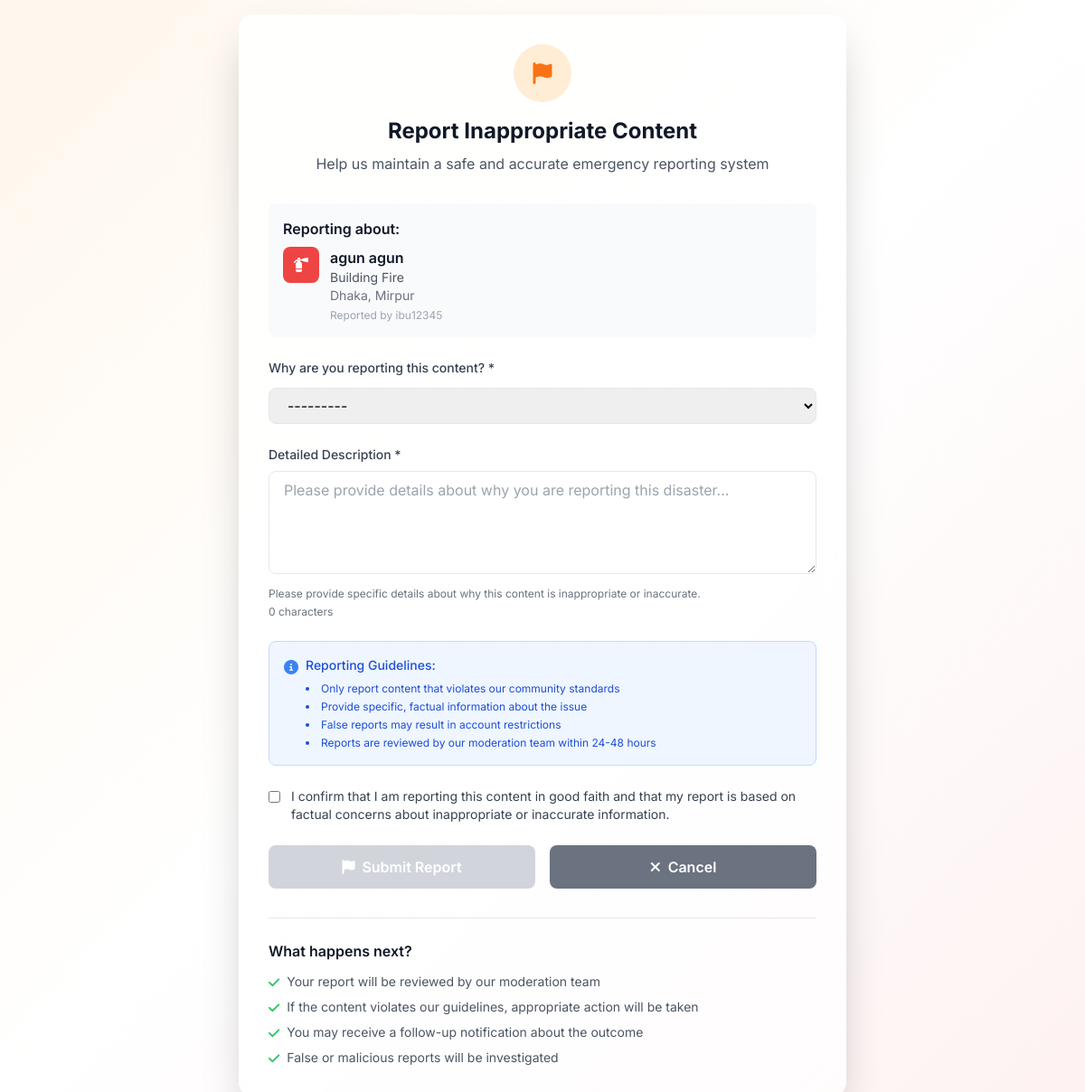
Page /disasters/9/report/ (signed in) on the committed database.
### disasters/models.py (models this page shows, shortened)
class Disaster(models.Model):
    DISASTER_TYPE_CHOICES = [
        ('earthquake', 'Earthquake'),
        ('flood', 'Flood'),
        ('cyclone_storm', 'Cyclone/Storm'),
        ('wildfire', 'Fire (Wildfire)'),
        ('landslide', 'Landslide'),
        ('drought', 'Drought'),
        ('tsunami', 'Tsunami'),
        ('natural_other', 'Natural - Others'),
        ('building_fire', 'Building Fire'),
        ('industrial_accident', 'Industrial Accident'),
        ('chemical_spill', 'Chemical Spill'),
        ('transportation_accident', 'Transportation Accident'),
        ('bomb_threat', 'Bomb Threat/Explosion'),
        ('gas_leak', 'Gas Leak'),
        ('structural_collapse', 'Structural Collapse'),
        ('manmade_other', 'Man-Made - Others'),
    ]
    CATEGORY_CHOICES = [
        ('natural', 'Natural Disaster'),
        ('manmade', 'Man-Made Disaster'),
    ]
    SEVERITY_CHOICES = [
        ('critical', 'Critical'),
        ('high', 'High'),
        ('medium', 'Medium'),
        ('low', 'Low'),
    ]
    STATUS_CHOICES = [
        ('draft', 'Draft'),
        ('pending', 'Pending Review'),
        ('approved', 'Approved'),
        ('rejected', 'Rejected'),
        ('resolved', 'Resolved'),
        ('cancelled', 'Cancelled'),
    ]
    title = models.CharField(max_length=200)
    disaster_type = models.CharField(max_length=30, choices=DISASTER_TYPE_CHOICES)
    category = models.CharField(max_length=10, choices=CATEGORY_CHOICES)
    severity = models.CharField(max_length=10, choices=SEVERITY_CHOICES)
    description = models.TextField(
        max_length=50,  # Add max_length constraint
        help_text="Maximum 50 characters required"  # Update help text
    )
    city = models.CharField(max_length=100)
    area_sector = models.CharField(max_length=100)
    specific_address = models.TextField(blank=True, help_text="Optional specific address")
    landmarks = models.CharField(max_length=200, blank=True, help_text="Nearby landmarks")
    incident_datetime = models.DateTimeField(help_text="When the disaster actually occurred")
    created_at = models.DateTimeField(auto_now_add=True)
    updated_at = models.DateTimeField(auto_now=True)
    reporter = models.ForeignKey(User, on_delete=models.CASCADE, related_name='reported_disasters')
    emergency_contact = models.CharField(max_length=15, blank=True, help_text="Emergency contact on scene")
    status = models.CharField(max_length=15, choices=STATUS_CHOICES, default='draft')
    approved_by = models.ForeignKey(User, on_delete=models.SET_NULL, null=True, blank=True,
                                    related_name='approved_disasters')
    approved_at = models.DateTimeField(null=True, blank=True)
    rejection_reason = models.TextField(blank=True)
    resolved_at = models.DateTimeField(null=True, blank=True)
    resolution_notes = models.TextField(blank=True)
    view_count = models.PositiveIntegerField(default=0)
    is_active = models.BooleanField(default=True)
    class Meta:
        ordering = ['-created_at']
        indexes = [
            models.Index(fields=['status', 'city', 'area_sector']),
            models.Index(fields=['disaster_type', 'severity']),
            models.Index(fields=['created_at']),
        ]
    def get_disaster_icon(self):
        icons = {
            'earthquake': 'fas fa-mountain',
            'flood': 'fas fa-water',
            'cyclone_storm': 'fas fa-wind',
            'wildfire': 'fas fa-fire',
            'landslide': 'fas fa-mountain',
            'drought': 'fas fa-sun',
            'tsunami': 'fas fa-water',
            'building_fire': 'fas fa-fire-extinguisher',
            'industrial_accident': 'fas fa-industry',
            'chemical_spill': 'fas fa-vial',
            'transportation_accident': 'fas fa-car-crash',
            'bomb_threat': 'fas fa-bomb',
            'gas_leak': 'fas fa-gas-pump',
            'structural_collapse': 'fas fa-building',
        }
        return icons.get(self.disaster_type, 'fas fa-exclamation-triangle')

### accounts/models.py (models this page shows, shortened)
class User(AbstractUser):
    USER_TYPES = (
        ('citizen', 'Citizen'),
        ('service_provider', 'Service Provider'),
    )
    user_type = models.CharField(
        max_length=20, choices=USER_TYPES, default='citizen')
    phone_number = models.CharField(max_length=15, unique=True)

### disasters/views.py (the view)
# urls.py: path('<int:disaster_id>/report/', views.report_disaster, name='report_disaster'),
@login_required
def report_disaster(request, disaster_id):
    disaster = get_object_or_404(Disaster, id=disaster_id)
    existing_report = DisasterReport.objects.filter(
        disaster=disaster,
        reported_by=request.user
    ).first()
    if existing_report:
        messages.warning(request, 'You have already reported this disaster.')
        return redirect('disasters:disaster_detail', disaster_id=disaster.id)
    if request.method == 'POST':
        form = DisasterReportForm(request.POST)
        if form.is_valid():
            report = form.save(commit=False)
            report.disaster = disaster
            report.reported_by = request.user
            report.save()
            messages.success(request, 'Report submitted successfully. We will review it shortly.')
            return redirect('disasters:disaster_detail', disaster_id=disaster.id)
    else:
        form = DisasterReportForm()
    context = {
        'disaster': disaster,
        'form': form,
    }
    return render(request, 'disasters/report_disaster.html', context)

### disasters/forms.py (shortened to what this page needs)
class DisasterReportForm(forms.ModelForm):
    class Meta:
        model = DisasterReport
        fields = ['reason', 'description']
        widgets = {
            'reason': forms.Select(attrs={
                'class': 'w-full px-4 py-2 border border-gray-200 rounded-lg focus:ring-2 focus:ring-red-500 focus:border-transparent'
            }),
            'description': forms.Textarea(attrs={
                'class': 'w-full px-4 py-2 border border-gray-200 rounded-lg focus:ring-2 focus:ring-red-500 focus:border-transparent',
                'rows': 4,
                'placeholder': 'Please provide details about why you are reporting this disaster...'
            })
        }

### templates/disasters/report_disaster.html (shortened to what this page needs)
{% load disasters_tags %}
<!DOCTYPE html>
<html lang="en">
<head>
    <script src="https://cdn.tailwindcss.com"></script>
    <link rel="stylesheet" href="https://cdnjs.cloudflare.com/ajax/libs/font-awesome/6.4.0/css/all.min.css">
</head>
<body class="min-h-screen bg-gradient-to-br from-orange-50 via-white to-red-50">
    <div class="min-h-screen flex items-center justify-center p-4">
        <div class="report-section max-w-2xl w-full rounded-2xl p-8 shadow-2xl">
            <div class="text-center mb-8">
                <div class="w-16 h-16 mx-auto mb-4 bg-orange-100 rounded-full flex items-center justify-center">
                    <i class="fas fa-flag text-2xl text-orange-500"></i>
                </div>
                <h2 class="text-2xl font-bold text-gray-900 mb-2">Report Inappropriate Content</h2>
                <p class="text-gray-600">Help us maintain a safe and accurate emergency reporting system</p>
            </div>
            <div class="bg-gray-50 rounded-lg p-4 mb-6">
                <h3 class="font-semibold text-gray-900 mb-2">Reporting about:</h3>
                <div class="flex items-start space-x-3">
                    <div class="w-10 h-10 bg-red-500 rounded-lg flex items-center justify-center text-white flex-shrink-0">
                        <i class="{{ disaster.get_disaster_icon }}"></i>
                    </div>
                    <div class="flex-1 min-w-0">
                        <h4 class="font-semibold text-gray-900 truncate">{{ disaster.title }}</h4>
                        <p class="text-sm text-gray-600">{{ disaster.get_disaster_type_display }}</p>
                        <p class="text-sm text-gray-500">{{ disaster.city }}, {{ disaster.area_sector }}</p>
                        <p class="text-xs text-gray-400 mt-1">Reported by {{ disaster.reporter.get_full_name|default:disaster.reporter.username }}</p>
                    </div>
                </div>
            </div>
            <form method="post" id="reportForm">
                <div class="mb-6">
                    <label class="block text-sm font-medium text-gray-700 mb-3">Why are you reporting this content? *</label>
                    {{ form.reason }}
                </div>
                <div class="mb-6">
                    <label class="block text-sm font-medium text-gray-700 mb-2">Detailed Description *</label>
                    {{ form.description }}
                    <p class="text-xs text-gray-500 mt-2">Please provide specific details about why this content is inappropriate or inaccurate.</p>
                </div>
                <div class="bg-blue-50 border border-blue-200 rounded-lg p-4 mb-6">
                    <div class="flex items-start space-x-2">
                        <i class="fas fa-info-circle text-blue-500 mt-1 flex-shrink-0"></i>
                        <div class="text-sm text-blue-700">
                            <p class="font-medium mb-2">Reporting Guidelines:</p>
                            <ul class="list-disc list-inside space-y-1 text-xs">
                                <li>Only report content that violates our community standards</li>
                                <li>Provide specific, factual information about the issue</li>
                                <li>False reports may result in account restrictions</li>
                                <li>Reports are reviewed by our moderation team within 24-48 hours</li>
                            </ul>
                        </div>
                    </div>
                </div>
                <div class="mb-6">
                    <label class="flex items-start space-x-3">
                        <input type="checkbox" id="confirmReport" required
                               class="mt-1 rounded text-orange-500 focus:ring-orange-500">
                        <span class="text-sm text-gray-700">
                            I confirm that I am reporting this content in good faith and that my report is based on factual concerns about inappropriate or inaccurate information.
                        </span>
                    </label>
                </div>
                <div class="flex space-x-4">
                    <button type="submit" id="submitBtn" disabled
                            class="flex-1 bg-orange-500 text-white py-3 px-6 rounded-lg font-semibold hover:bg-orange-600 transition-colors disabled:bg-gray-300 disabled:cursor-not-allowed">
                        <i class="fas fa-flag mr-2"></i>Submit Report
                    </button>
                    <a href="{% url 'disasters:disaster_detail' disaster.id %}"
                       class="flex-1 bg-gray-500 text-white py-3 px-6 rounded-lg font-semibold hover:bg-gray-600 transition-colors text-center">
                        <i class="fas fa-times mr-2"></i>Cancel
                    </a>
                </div>
            </form>
            <div class="mt-8 pt-6 border-t border-gray-200">
                <h3 class="font-semibold text-gray-900 mb-3">What happens next?</h3>
                <div class="space-y-2 text-sm text-gray-600">
                    <div class="flex items-start space-x-2">
                        <i class="fas fa-check text-green-500 mt-1 flex-shrink-0"></i>
                        <span>Your report will be reviewed by our moderation team</span>
                    </div>
                    <div class="flex items-start space-x-2">
                        <i class="fas fa-check text-green-500 mt-1 flex-shrink-0"></i>
                        <span>If the content violates our guidelines, appropriate action will be taken</span>
                    </div>
                    <div class="flex items-start space-x-2">
                        <i class="fas fa-check text-green-500 mt-1 flex-shrink-0"></i>
                        <span>You may receive a follow-up notification about the outcome</span>
                    </div>
                    <div class="flex items-start space-x-2">
                        <i class="fas fa-check text-green-500 mt-1 flex-shrink-0"></i>
                        <span>False or malicious reports will be investigated</span>
                    </div>
                </div>
            </div>
        </div>
    </div>
</body>
</html>

### templates/disasters/report_disaster.html (style rules this page uses)
body { font-family: 'Inter', sans-serif; }
.report-section { background: linear-gradient(135deg, rgba(255, 255, 255, 0.9) 0%, rgba(255, 255, 255, 0.7) 100%); backdrop-filter: blur(20px); border: 1px solid rgba(255, 255, 255, 0.2); }

### rows in the picture
Disaster: title "agun agun", disaster_type "Building Fire", city "Dhaka", area_sector "Mirpur", reporter.get_full_name "ibu12345"
